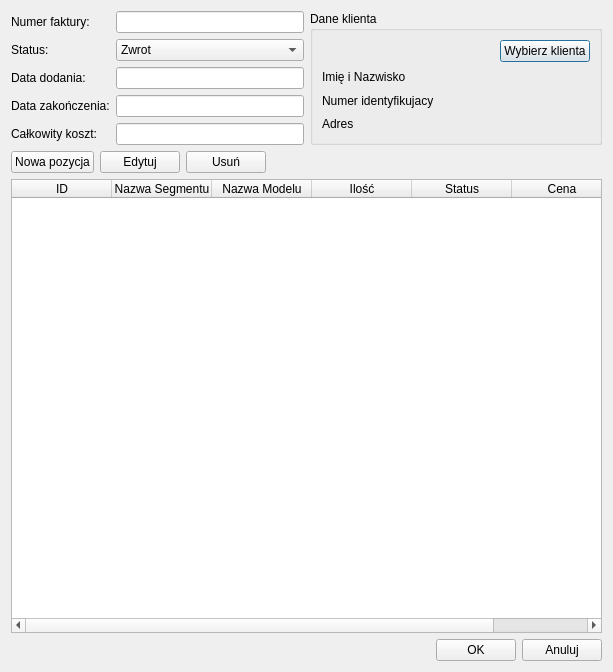
<?xml version="1.0" encoding="UTF-8"?>
<ui version="4.0">
 <class>invoiceDialog</class>
 <widget class="QDialog" name="invoiceDialog">
  <property name="geometry">
   <rect>
    <x>0</x>
    <y>0</y>
    <width>613</width>
    <height>672</height>
   </rect>
  </property>
  <property name="windowTitle">
   <string>Dialog</string>
  </property>
  <layout class="QVBoxLayout" name="verticalLayout_2">
   <item>
    <layout class="QHBoxLayout" name="invoiceHeaderLayout">
     <item>
      <layout class="QFormLayout" name="invoiceDataLayout">
       <item row="0" column="0">
        <widget class="QLabel" name="invoiceNumberLabel">
         <property name="text">
          <string>Numer faktury:</string>
         </property>
        </widget>
       </item>
       <item row="0" column="1">
        <widget class="QLineEdit" name="invoiceNumberLineEdit"/>
       </item>
       <item row="1" column="0">
        <widget class="QLabel" name="invoiceStatusLabel">
         <property name="text">
          <string>Status:</string>
         </property>
        </widget>
       </item>
       <item row="1" column="1">
        <widget class="QComboBox" name="invoiceStatusComboBox">
         <item>
          <property name="text">
           <string>Zwrot</string>
          </property>
         </item>
         <item>
          <property name="text">
           <string>Anulowane</string>
          </property>
         </item>
         <item>
          <property name="text">
           <string>W trakcie realizacji</string>
          </property>
         </item>
         <item>
          <property name="text">
           <string>Gotowe</string>
          </property>
         </item>
         <item>
          <property name="text">
           <string>Zakonczone</string>
          </property>
         </item>
         <item>
          <property name="text">
           <string>Zlozone</string>
          </property>
         </item>
        </widget>
       </item>
       <item row="2" column="0">
        <widget class="QLabel" name="invoiceAddDateLabel">
         <property name="text">
          <string>Data dodania:</string>
         </property>
        </widget>
       </item>
       <item row="3" column="0">
        <widget class="QLabel" name="invoiceEndLabel">
         <property name="text">
          <string>Data zakończenia:</string>
         </property>
        </widget>
       </item>
       <item row="2" column="1">
        <widget class="QLineEdit" name="invoiceAddDateLineEdit"/>
       </item>
       <item row="3" column="1">
        <widget class="QLineEdit" name="invoiceEndDateLineEdit"/>
       </item>
       <item row="4" column="0">
        <widget class="QLabel" name="invoiceTotalCostLabel">
         <property name="text">
          <string>Całkowity koszt:</string>
         </property>
        </widget>
       </item>
       <item row="4" column="1">
        <widget class="QLineEdit" name="invoiceTotalCostLineEdit"/>
       </item>
      </layout>
     </item>
     <item>
      <widget class="QGroupBox" name="clientDataBox">
       <property name="title">
        <string>Dane klienta</string>
       </property>
       <layout class="QVBoxLayout" name="verticalLayout">
        <item>
         <layout class="QHBoxLayout" name="clientSelectLayout">
          <item>
           <spacer name="horizontalSpacer">
            <property name="orientation">
             <enum>Qt::Horizontal</enum>
            </property>
            <property name="sizeHint" stdset="0">
             <size>
              <width>40</width>
              <height>20</height>
             </size>
            </property>
           </spacer>
          </item>
          <item>
           <widget class="QPushButton" name="selectClientButton">
            <property name="text">
             <string>Wybierz klienta</string>
            </property>
           </widget>
          </item>
         </layout>
        </item>
        <item>
         <widget class="QLabel" name="clientNameLabel">
          <property name="text">
           <string>Imię i Nazwisko</string>
          </property>
         </widget>
        </item>
        <item>
         <widget class="QLabel" name="clientCodeLabel">
          <property name="text">
           <string>Numer identyfikujacy</string>
          </property>
         </widget>
        </item>
        <item>
         <widget class="QLabel" name="clientAddressLabel">
          <property name="text">
           <string>Adres</string>
          </property>
         </widget>
        </item>
       </layout>
       <zorder>clientNameLabel</zorder>
       <zorder>clientAddressLabel</zorder>
       <zorder></zorder>
       <zorder>clientCodeLabel</zorder>
      </widget>
     </item>
    </layout>
   </item>
   <item>
    <layout class="QHBoxLayout" name="invoiceTableButtonsLayout">
     <item>
      <widget class="QPushButton" name="newPositionButton">
       <property name="text">
        <string>Nowa pozycja</string>
       </property>
      </widget>
     </item>
     <item>
      <widget class="QPushButton" name="editPositionButton">
       <property name="text">
        <string>Edytuj</string>
       </property>
      </widget>
     </item>
     <item>
      <widget class="QPushButton" name="deletePositionButton">
       <property name="text">
        <string>Usuń</string>
       </property>
      </widget>
     </item>
     <item>
      <spacer name="horizontalSpacer_2">
       <property name="orientation">
        <enum>Qt::Horizontal</enum>
       </property>
       <property name="sizeHint" stdset="0">
        <size>
         <width>40</width>
         <height>20</height>
        </size>
       </property>
      </spacer>
     </item>
    </layout>
   </item>
   <item>
    <widget class="QTableWidget" name="invoiceTable">
     <property name="sortingEnabled">
      <bool>true</bool>
     </property>
     <attribute name="horizontalHeaderStretchLastSection">
      <bool>true</bool>
     </attribute>
     <attribute name="verticalHeaderShowSortIndicator" stdset="0">
      <bool>true</bool>
     </attribute>
     <attribute name="verticalHeaderStretchLastSection">
      <bool>true</bool>
     </attribute>
     <column>
      <property name="text">
       <string>ID</string>
      </property>
     </column>
     <column>
      <property name="text">
       <string>Nazwa Segmentu</string>
      </property>
     </column>
     <column>
      <property name="text">
       <string>Nazwa Modelu</string>
      </property>
     </column>
     <column>
      <property name="text">
       <string>Ilość</string>
      </property>
     </column>
     <column>
      <property name="text">
       <string>Status</string>
      </property>
     </column>
     <column>
      <property name="text">
       <string>Cena</string>
      </property>
     </column>
    </widget>
   </item>
   <item>
    <layout class="QHBoxLayout" name="invoiceDialogButtonsLayout">
     <item>
      <spacer name="horizontalSpacer_3">
       <property name="orientation">
        <enum>Qt::Horizontal</enum>
       </property>
       <property name="sizeHint" stdset="0">
        <size>
         <width>40</width>
         <height>20</height>
        </size>
       </property>
      </spacer>
     </item>
     <item>
      <widget class="QPushButton" name="invoiceOkButton">
       <property name="text">
        <string>OK</string>
       </property>
      </widget>
     </item>
     <item>
      <widget class="QPushButton" name="invoiceCancelButton">
       <property name="text">
        <string>Anuluj</string>
       </property>
      </widget>
     </item>
    </layout>
   </item>
  </layout>
 </widget>
 <resources/>
 <connections/>
</ui>
